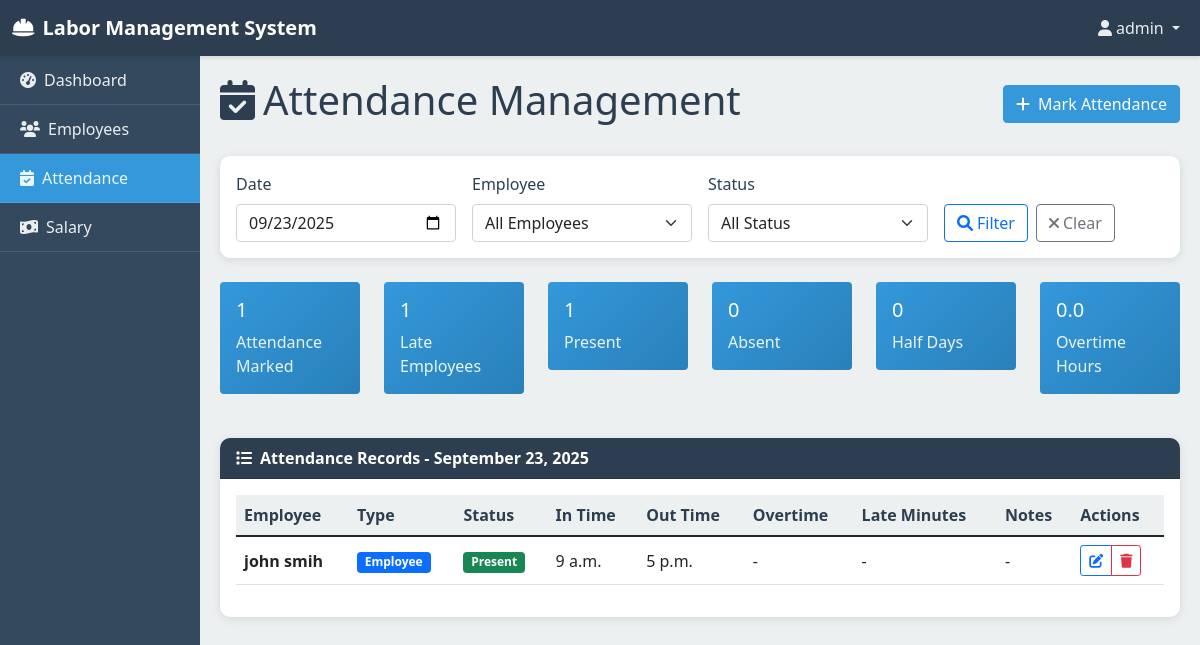
Page /attendance/ (signed in) on the committed database.
### employees/models.py (models this page shows, shortened)
class Employee(models.Model):
    EMPLOYEE_TYPES = [
        ('employee', 'Employee'),
        ('labor', 'Labor'),
    ]
    name = models.CharField(max_length=100)
    last_name = models.CharField(max_length=100)
    joining_date = models.DateField()
    age = models.IntegerField(validators=[MinValueValidator(18)])
    salary = models.DecimalField(max_digits=10, decimal_places=2)
    employee_type = models.CharField(max_length=10, choices=EMPLOYEE_TYPES)
    is_active = models.BooleanField(default=True)
    created_at = models.DateTimeField(auto_now_add=True)
    updated_at = models.DateTimeField(auto_now=True)
    @property
    def full_name(self):
        return f"{self.name} {self.last_name}"
    class Meta:
        ordering = ['-created_at']

### attendance/models.py (models this page shows, shortened)
class Attendance(models.Model):
    STATUS_CHOICES = [
        ('present', 'Present'),
        ('absent', 'Absent'),
        ('half_day', 'Half Day'),
    ]
    employee = models.ForeignKey(Employee, on_delete=models.CASCADE)
    date = models.DateField()
    status = models.CharField(max_length=10, choices=STATUS_CHOICES, default='present')
    in_time = models.TimeField(null=True, blank=True)
    out_time = models.TimeField(null=True, blank=True)
    overtime_hours = models.DecimalField(max_digits=4, decimal_places=2, default=0, validators=[MinValueValidator(0)])
    notes = models.TextField(blank=True)
    created_at = models.DateTimeField(auto_now_add=True)
    updated_at = models.DateTimeField(auto_now=True)
    late_minutes = models.FloatField(default=0)  # in minutes
    class Meta:
        unique_together = ['employee', 'date']
        ordering = ['-date', 'employee__name']

### attendance/views.py (the view)
# urls.py: path('', views.attendance_list, name='list'),
@login_required
def attendance_list(request):
    selected_date = request.GET.get('date')
    if selected_date:
        selected_date = date.fromisoformat(selected_date)
    else:
        selected_date = date.today()
    selected_employee = request.GET.get('employee', '')
    selected_status = request.GET.get('status', '')
    employees = Employee.objects.all()
    attendance_records = []
    for emp in employees:
        attendance_qs = Attendance.objects.filter(employee=emp, date=selected_date)
        if selected_status:
            attendance_qs = attendance_qs.filter(status=selected_status)
        attendance = attendance_qs.first()
        if attendance:
            status_display = attendance.get_status_display()
            late_flag = False
            late_minutes = 0
            if attendance.in_time:
                shift_start = datetime.combine(selected_date, datetime.strptime("09:15", "%H:%M").time())
                actual_in = datetime.combine(selected_date, attendance.in_time)
                if actual_in > shift_start:
                    late_flag = True
                    late_minutes = (actual_in - shift_start).seconds // 60
        else:
            status_display = 'Not Marked'
            late_flag = False
            late_minutes = 0
        attendance_records.append({
            'employee': emp,
            'status': status_display,
            'in_time': attendance.in_time if attendance else None,
            'out_time': attendance.out_time if attendance else None,
            'overtime_hours': attendance.overtime_hours if attendance else 0,
            'notes': attendance.notes if attendance else '',
            'is_late': late_flag,
            'late_minutes': late_minutes,
            'attendance_obj': attendance,  # for edit/delete links
        })
    total_present = Attendance.objects.filter(date=selected_date, status='present').count()
    total_absent = Attendance.objects.filter(date=selected_date, status='absent').count()
    total_half_day = Attendance.objects.filter(date=selected_date, status='half_day').count()
    total_marked = total_present + total_absent + total_half_day
    total_late = Attendance.objects.filter(date=selected_date).exclude(in_time__isnull=True).count()
    total_overtime = Attendance.objects.filter(date=selected_date).aggregate(total=Sum('overtime_hours'))['total'] or 0
    context = {
        'employees': employees,
        'attendance_records': attendance_records,
        'selected_date': selected_date,
        'selected_employee': selected_employee,
        'selected_status': selected_status,
        'total_present': total_present,
        'total_absent': total_absent,
        'total_half_day': total_half_day,
        'total_marked': total_marked,
        'total_late': total_late,
        'total_overtime': total_overtime,
    }
    return render(request, 'attendance/list.html', context)

### templates/attendance/list.html (shortened to what this page needs)
{% extends 'base.html' %}
{% block content %}
<div class="d-flex justify-content-between align-items-center mb-4">
    <h1><i class="fas fa-calendar-check me-2"></i>Attendance Management</h1>
    <a href="{% url 'attendance:mark' %}" class="btn btn-primary">
        <i class="fas fa-plus me-2"></i>Mark Attendance
    </a>
</div>
<div class="card mb-4">
    <div class="card-body">
        <form method="get" class="row g-3">
            <div class="col-md-3">
                <label for="date" class="form-label">Date</label>
                <input type="date" class="form-control" id="date" name="date" value="{{ selected_date|date:'Y-m-d' }}">
            </div>
            <div class="col-md-3">
                <label for="employee" class="form-label">Employee</label>
                <select class="form-select" id="employee" name="employee">
                    <option value="">All Employees</option>
                </select>
            </div>
            <div class="col-md-3">
                <label for="status" class="form-label">Status</label>
                <select class="form-select" id="status" name="status">
                    <option value="">All Status</option>
                </select>
            </div>
            <div class="col-md-3 d-flex align-items-end">
                <button type="submit" class="btn btn-outline-primary me-2">
                    <i class="fas fa-search me-1"></i>Filter
                </button>
                <a href="{% url 'attendance:list' %}" class="btn btn-outline-secondary">
                    <i class="fas fa-times me-1"></i>Clear
                </a>
            </div>
        </form>
    </div>
</div>
<div class="row mb-4">
    <div class="col-md-2"><div class="stats-card bg-secondary text-white p-3 rounded"><h5>{{ total_marked }}</h5><p>Attendance Marked</p></div></div>
    <div class="col-md-2"><div class="stats-card bg-warning text-white p-3 rounded"><h5>{{ total_late }}</h5><p>Late Employees</p></div></div>
    <div class="col-md-2"><div class="stats-card bg-success text-white p-3 rounded"><h5>{{ total_present }}</h5><p>Present</p></div></div>
    <div class="col-md-2"><div class="stats-card bg-danger text-white p-3 rounded"><h5>{{ total_absent }}</h5><p>Absent</p></div></div>
    <div class="col-md-2"><div class="stats-card bg-warning text-white p-3 rounded"><h5>{{ total_half_day }}</h5><p>Half Days</p></div></div>
    <div class="col-md-2"><div class="stats-card bg-primary text-white p-3 rounded"><h5>{{ total_overtime|floatformat:1 }}</h5><p>Overtime Hours</p></div></div>
</div>
<div class="card">
    <div class="card-header"><i class="fas fa-list me-2"></i>Attendance Records - {{ selected_date|date:"F d, Y" }}</div>
    <div class="card-body">
        {% if attendance_records %}
        <div class="table-responsive">
            <table class="table table-hover align-middle">
                <thead>
                    <tr>
                        <th>Employee</th>
                        <th>Type</th>
                        <th>Status</th>
                        <th>In Time</th>
                        <th>Out Time</th>
                        <th>Overtime</th>
                        <th>Late Minutes</th>
                        <th>Notes</th>
                        <th>Actions</th>
                    </tr>
                </thead>
                <tbody>
                    {% for record in attendance_records %}
                    <tr>
                        <td><strong>{{ record.employee.full_name }}</strong></td>
                        <td>
                            <span class="badge bg-{% if record.employee.employee_type == 'labor' %}success{% else %}primary{% endif %}">
                                {{ record.employee.get_employee_type_display }}
                            </span>
                        </td>
                        <td>
                            <span class="badge bg-{% if record.status == 'Present' %}success{% elif record.status == 'Absent' %}danger{% elif record.status == 'Half day' %}warning{% else %}secondary{% endif %}">
                                {{ record.status }}
                            </span>
                        </td>
                        <td>{{ record.in_time|default:"-" }}</td>
                        <td>{{ record.out_time|default:"-" }}</td>
                        <td>{{ record.overtime_hours|default:"-" }}{% if record.overtime_hours %}h{% endif %}</td>
                        <td>{% if record.is_late %}<span class="badge bg-danger">{{ record.late_minutes }} min</span>{% else %}-{% endif %}</td>
                        <td>{{ record.notes|truncatechars:30|default:"-" }}</td>
                        <td>
                            {% if record.attendance_obj %}
                                <div class="btn-group" role="group">
                                    <a href="{% url 'attendance:edit' record.attendance_obj.pk %}" class="btn btn-sm btn-outline-primary"><i class="fas fa-edit"></i></a>
                                    <a href="{% url 'attendance:delete' record.attendance_obj.pk %}" class="btn btn-sm btn-outline-danger"><i class="fas fa-trash"></i></a>
                                </div>
                            {% else %}
                                <a href="{% url 'attendance:mark' %}?employee={{ record.employee.id }}&date={{ selected_date|date:'Y-m-d' }}" class="btn btn-sm btn-outline-success"><i class="fas fa-plus"></i> Mark</a>
                            {% endif %}
                        </td>
                    </tr>
                    {% endfor %}
                </tbody>
            </table>
        </div>
        {% else %}
        <div class="text-center py-5">
            <i class="fas fa-calendar-times fa-4x text-muted mb-3"></i>
            <h4 class="text-muted">No employees found</h4>
            <p class="text-muted">No active employees to list for the selected filters.</p>
        </div>
        {% endif %}
    </div>
</div>
{% endblock %}

### templates/base.html (shortened to what this page needs)
<!DOCTYPE html>
<html lang="en">
<head>
    <link href="https://cdn.jsdelivr.net/npm/bootstrap@5.1.3/dist/css/bootstrap.min.css" rel="stylesheet">
    <link href="https://cdnjs.cloudflare.com/ajax/libs/font-awesome/6.0.0/css/all.min.css" rel="stylesheet">
</head>
<body>
    {% if user.is_authenticated %}
        <nav class="navbar navbar-expand-lg navbar-dark">
            <div class="container-fluid">
                <a class="navbar-brand" href="{% url 'dashboard' %}">
                    <i class="fas fa-hard-hat me-2"></i>Labor Management System
                </a>
                <div class="collapse navbar-collapse" id="navbarNav">
                    <ul class="navbar-nav ms-auto">
                        <li class="nav-item dropdown">
                            <a class="nav-link dropdown-toggle" href="#" id="navbarDropdown" role="button" data-bs-toggle="dropdown">
                                <i class="fas fa-user me-1"></i>{{ user.username }}
                            </a>
                        </li>
                    </ul>
                </div>
            </div>
        </nav>
        <div class="container-fluid">
            <div class="row">
                <div class="col-md-2 sidebar">
                    <nav class="nav flex-column">
                        <a class="nav-link {% if request.resolver_match.url_name == 'dashboard' %}active{% endif %}" href="{% url 'dashboard' %}">
                            <i class="fas fa-tachometer-alt me-2"></i>Dashboard
                        </a>
                        <a class="nav-link {% if 'employees' in request.resolver_match.namespace %}active{% endif %}" href="{% url 'employees:list' %}">
                            <i class="fas fa-users me-2"></i>Employees
                        </a>
                        <a class="nav-link {% if 'attendance' in request.resolver_match.namespace %}active{% endif %}" href="{% url 'attendance:list' %}">
                            <i class="fas fa-calendar-check me-2"></i>Attendance
                        </a>
                        <a class="nav-link {% if 'salary' in request.resolver_match.namespace %}active{% endif %}" href="{% url 'salary:list' %}">
                            <i class="fas fa-money-bill-wave me-2"></i>Salary
                        </a>
                    </nav>
                </div>
                <div class="col-md-10 main-content">
                    {% block content %}
                    {% endblock %}
                </div>
            </div>
        </div>
    {% endif %}
</body>
</html>

### templates/base.html (style rules this page uses)
:root { --primary-color: #2c3e50; --secondary-color: #34495e; --accent-color: #3498db; --success-color: #27ae60; --warning-color: #f39c12; --danger-color: #e74c3c; --light-bg: #ecf0f1; --dark-text: #2c3e50; }
body { font-family: 'Segoe UI', Tahoma, Geneva, Verdana, sans-serif; background-color: var(--light-bg); color: var(--dark-text); }
.navbar { background-color: var(--primary-color) !important; box-shadow: 0 2px 4px rgba(0,0,0,0.1); }
.navbar-brand { font-weight: bold; color: white !important; }
.nav-link { color: rgba(255,255,255,0.9) !important; transition: color 0.3s ease; }
.sidebar { background-color: var(--secondary-color); min-height: calc(100vh - 56px); padding: 0; }
.sidebar .nav-link { color: rgba(255,255,255,0.8); padding: 12px 20px; border-bottom: 1px solid rgba(255,255,255,0.1); transition: all 0.3s ease; }
.sidebar .nav-link.active { background-color: var(--accent-color); color: white; }
.main-content { padding: 20px; }
.card { border: none; border-radius: 10px; box-shadow: 0 2px 10px rgba(0,0,0,0.1); margin-bottom: 20px; }
.card-header { background-color: var(--primary-color); color: white; border-radius: 10px 10px 0 0 !important; font-weight: 600; }
.btn-primary { background-color: var(--accent-color); border-color: var(--accent-color); }
.table { background-color: white; }
.table th { background-color: var(--light-bg); border-top: none; font-weight: 600; color: var(--dark-text); }
.stats-card { background: linear-gradient(135deg, var(--accent-color), #2980b9); color: white; border-radius: 10px; padding: 20px; margin-bottom: 20px; }
.stats-card p { margin: 0; opacity: 0.9; }

### rows in the picture
Employee: employee.full_name "john smih", employee.employee_type "Employee", status "Present", in_time "9 a.m.", out_time "5 p.m.", overtime_hours "-", notes "-"

### other values in the picture
{{ user.username }} "admin"
{{ total_marked }} "1"
{{ total_late }} "1"
{{ total_present }} "1"
{{ total_absent }} "0"
{{ total_half_day }} "0"
{{ total_overtime|floatformat:1 }} "0.0"
{{ selected_date|date:"F d, Y" }} "September 23, 2025"
